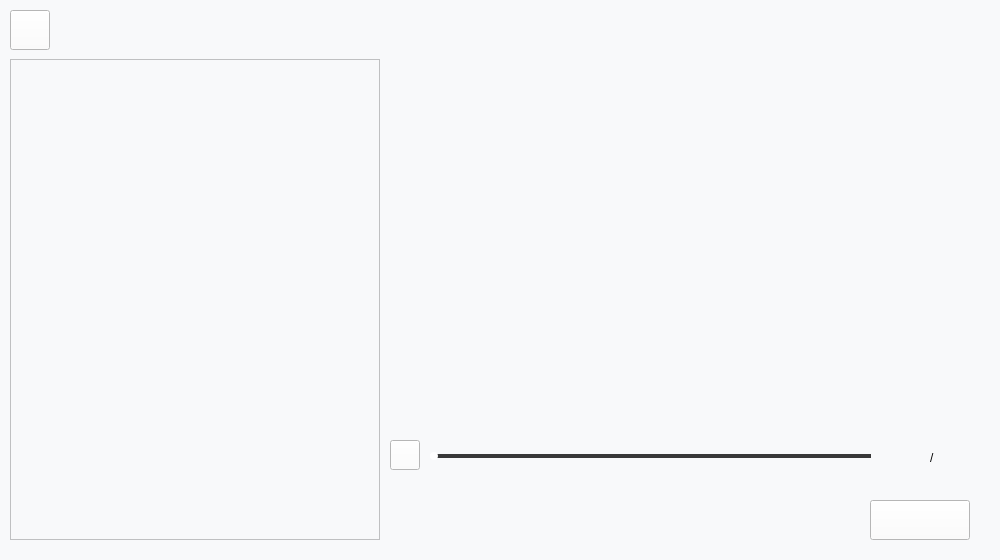
<?xml version="1.0" encoding="UTF-8"?>
<ui version="4.0">
 <class>DisplayVideosWindow</class>
 <widget class="QWidget" name="DisplayVideosWindow">
  <property name="geometry">
   <rect>
    <x>0</x>
    <y>0</y>
    <width>1000</width>
    <height>560</height>
   </rect>
  </property>
  <property name="windowTitle">
   <string>DisplayVideosWindow</string>
  </property>
  <property name="styleSheet">
   <string notr="true">background-color: rgb(248, 249, 250);</string>
  </property>
  <widget class="QWidget" name="verticalLayoutWidget">
   <property name="geometry">
    <rect>
     <x>390</x>
     <y>60</y>
     <width>601</width>
     <height>371</height>
    </rect>
   </property>
   <layout class="QVBoxLayout" name="verticalLayout"/>
  </widget>
  <widget class="QListWidget" name="listWidget">
   <property name="geometry">
    <rect>
     <x>10</x>
     <y>59</y>
     <width>370</width>
     <height>481</height>
    </rect>
   </property>
  </widget>
  <widget class="ResPushButton" name="btn_back">
   <property name="geometry">
    <rect>
     <x>10</x>
     <y>10</y>
     <width>40</width>
     <height>40</height>
    </rect>
   </property>
   <property name="styleSheet">
    <string notr="true">background-color: rgb(255, 255, 255);</string>
   </property>
   <property name="text">
    <string/>
   </property>
  </widget>
  <widget class="ResPushButton" name="btn_play">
   <property name="geometry">
    <rect>
     <x>390</x>
     <y>440</y>
     <width>30</width>
     <height>30</height>
    </rect>
   </property>
   <property name="styleSheet">
    <string notr="true">background-color: rgb(255, 255, 255);</string>
   </property>
   <property name="text">
    <string/>
   </property>
  </widget>
  <widget class="QSlider" name="horizontalSlider">
   <property name="geometry">
    <rect>
     <x>430</x>
     <y>445</y>
     <width>441</width>
     <height>22</height>
    </rect>
   </property>
   <property name="styleSheet">
    <string notr="true">QSlider::groove:horizontal {
background:transparent;
}
QSlider::handle:horizontal {
background: rgb(255,255,255);
width:8px;
height:8px;
border-radius:4px;
margin-top:7px;
margin-bottom:7px;
}
QSlider::sub-page:horizontal {
background:rgb(255,255,255);
margin-top:9px;
margin-bottom:9px;
}
QSlider::add-page:horizontal {
background: rgb(56,56,56);
margin-top:9px;
margin-bottom:9px;
}
QSlider::handle:horizontal:pressed {
background: rgb(255,255,255);
width:8px;
height:8px;
border-radius:4px;
margin-top:7px;
margin-bottom:7px;
}</string>
   </property>
   <property name="pageStep">
    <number>1</number>
   </property>
   <property name="orientation">
    <enum>Qt::Horizontal</enum>
   </property>
  </widget>
  <widget class="ResPushButton" name="btn_modify">
   <property name="geometry">
    <rect>
     <x>870</x>
     <y>500</y>
     <width>100</width>
     <height>40</height>
    </rect>
   </property>
   <property name="styleSheet">
    <string notr="true">background-color: rgb(255, 255, 255);</string>
   </property>
   <property name="text">
    <string/>
   </property>
  </widget>
  <widget class="QLabel" name="label_positionTime">
   <property name="geometry">
    <rect>
     <x>880</x>
     <y>450</y>
     <width>50</width>
     <height>16</height>
    </rect>
   </property>
   <property name="text">
    <string/>
   </property>
  </widget>
  <widget class="QLabel" name="label_totalTime">
   <property name="geometry">
    <rect>
     <x>940</x>
     <y>450</y>
     <width>50</width>
     <height>16</height>
    </rect>
   </property>
   <property name="text">
    <string/>
   </property>
  </widget>
  <widget class="QLabel" name="label">
   <property name="geometry">
    <rect>
     <x>930</x>
     <y>450</y>
     <width>8</width>
     <height>16</height>
    </rect>
   </property>
   <property name="text">
    <string>/</string>
   </property>
  </widget>
  <widget class="QWidget" name="widget" native="true">
   <property name="geometry">
    <rect>
     <x>0</x>
     <y>0</y>
     <width>1000</width>
     <height>560</height>
    </rect>
   </property>
   <property name="styleSheet">
    <string notr="true">background-color: rgb(248, 249, 250);</string>
   </property>
  </widget>
  <zorder>widget</zorder>
  <zorder>verticalLayoutWidget</zorder>
  <zorder>listWidget</zorder>
  <zorder>btn_back</zorder>
  <zorder>btn_play</zorder>
  <zorder>horizontalSlider</zorder>
  <zorder>btn_modify</zorder>
  <zorder>label_positionTime</zorder>
  <zorder>label_totalTime</zorder>
  <zorder>label</zorder>
 </widget>
 <layoutdefault spacing="6" margin="11"/>
 <customwidgets>
  <customwidget>
   <class>ResPushButton</class>
   <extends>QPushButton</extends>
   <header location="global">F:\MIProject\MusicVisualization\MusicVisualization\src\Module\QtWidget\respushbutton.h</header>
  </customwidget>
 </customwidgets>
 <resources/>
 <connections/>
</ui>
